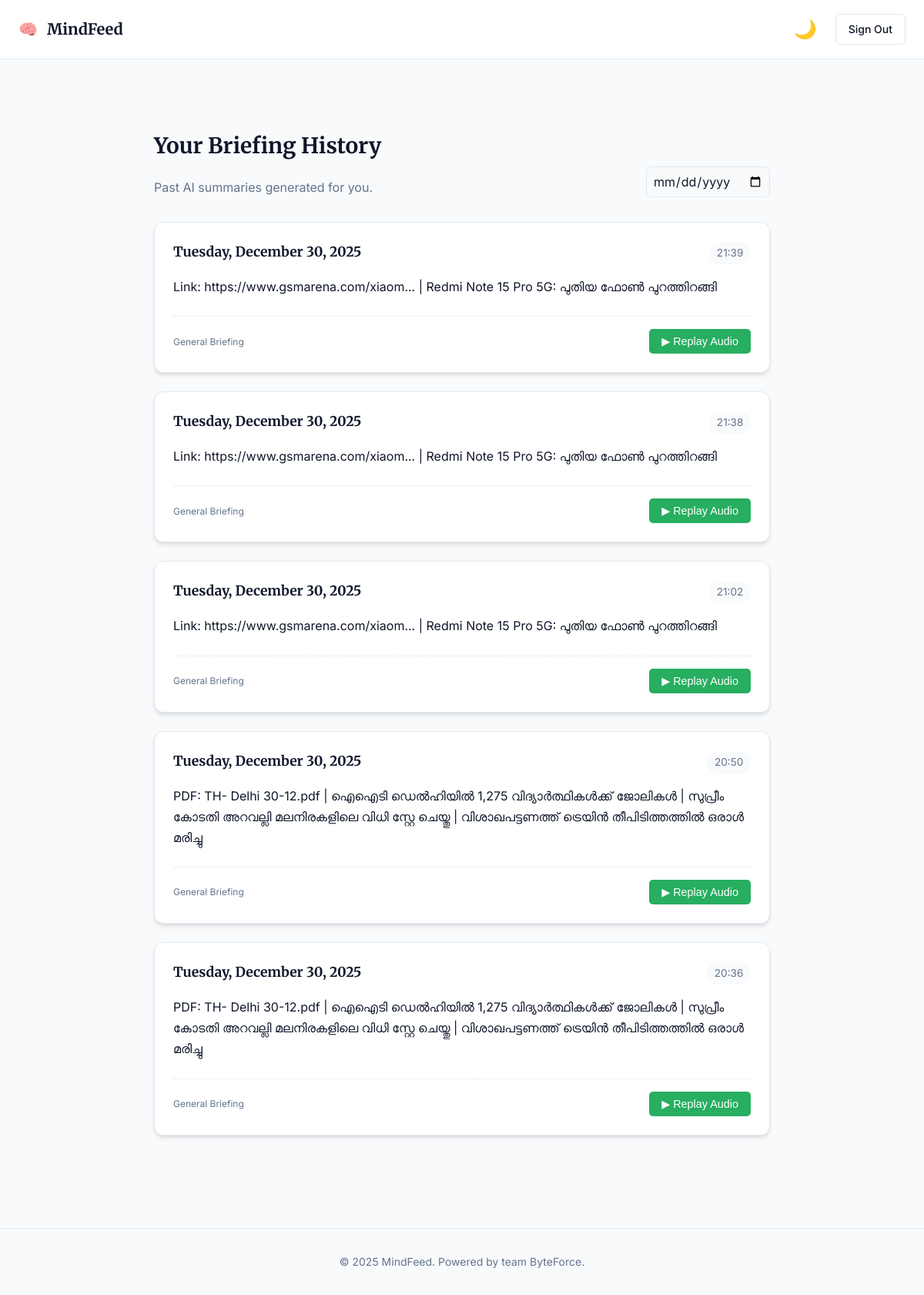
/auth/history (signed in), run on the app's committed database.
### api/models.py (models this page shows)
class History(db.Model):
    __tablename__ = 'history'
    id = db.Column(db.Integer, primary_key=True)
    user_id = db.Column(db.Integer, db.ForeignKey('users.id'), nullable=False)
    summary_date = db.Column(db.Date, default=datetime.utcnow, nullable=False)
    content = db.Column(db.Text, nullable=False)  # The AI generated summary
    meta_data = db.Column(db.JSON) # Snapshot of preferences used for this generation
    created_at = db.Column(db.DateTime, default=datetime.utcnow)

### api/auth/routes.py (the view)
@auth_bp.route('/history')
def history():
    if 'user_id' not in session:
        return redirect(url_for('auth.login'))
    query = History.query.filter_by(user_id=session['user_id'])
    selected_date = request.args.get('date')
    if selected_date:
        try:
            filter_date = datetime.strptime(selected_date, '%Y-%m-%d').date()
            query = query.filter(History.summary_date == filter_date)
        except ValueError:
            pass # Ignore invalid date formats
    user_history = query.order_by(History.created_at.desc()).all()
    return render_template('history.html', history=user_history, selected_date=selected_date)

### api/templates/history.html (shortened to what this page needs)
{% extends 'base.html' %}
{% block content %}
<div class="container" style="max-width: 800px;">
    <header style="margin-bottom: 2rem; display: flex; justify-content: space-between; align-items: flex-end; flex-wrap: wrap; gap: 1rem;">
        <div>
            <h2>Your Briefing History</h2>
            <p style="color: var(--text-muted);">Past AI summaries generated for you.</p>
        </div>
        <form action="{{ url_for('history') }}" method="GET" style="display: flex; gap: 0.5rem; align-items: center;">
            <div style="position: relative;">
                <input type="date" name="date" class="form-control" value="{{ selected_date if selected_date else '' }}"
                    style="padding: 0.5rem; font-family: var(--font-body);" onchange="this.form.submit()">
            </div>
        </form>
    </header>
    {% if history %}
    <div class="history-list">
        {% for item in history %}
        <div class="card" style="margin-bottom: 1.5rem; padding: 1.5rem; transition: transform 0.2s;">
            <div style="display: flex; justify-content: space-between; margin-bottom: 1rem; align-items: baseline;">
                <span style="font-weight: 700; font-family: var(--font-heading); font-size: 1.1rem; color: var(--text-main);">
                    {{ item.summary_date.strftime('%A, %B %d, %Y') }}
                </span>
                <span style="font-size: 0.85rem; color: var(--text-muted); background: var(--bg-body); padding: 0.2rem 0.6rem; border-radius: 20px;">
                    {{ item.created_at.strftime('%H:%M') }}
                </span>
            </div>
            <div class="summary-content" style="white-space: pre-wrap; color: var(--text-main); line-height: 1.7;">{{ item.content }}</div>
            <div style="margin-top: 1.5rem; padding-top: 1rem; border-top: 1px dashed var(--border); display: flex; justify-content: space-between; align-items: center; flex-wrap: wrap; gap: 1rem;">
                <div style="display: flex; gap: 0.5rem; flex-wrap: wrap;">
                    {% if item.meta_data and item.meta_data.topics %}
                        {% for t in item.meta_data.topics %}
                        <span style="font-size: 0.75rem; background: rgba(37, 99, 235, 0.1); color: var(--primary); padding: 0.2rem 0.6rem; border-radius: 4px;">
                            {{ t.id if t.id else t }}
                        </span>
                        {% endfor %}
                    {% else %}
                        <span style="font-size: 0.75rem; color: var(--text-muted);">General Briefing</span>
                    {% endif %}
                </div>
                <button onclick="replayNews('{{ item.id }}')" class="btn-sm" style="background-color: #27ae60; color: white; border: none; padding: 8px 16px; font-size: 0.9rem; cursor: pointer; border-radius: 5px;">
                    ▶ Replay Audio
                </button>
            </div>
        </div>
        {% endfor %}
    </div>
    {% endif %}
</div>
{% endblock %}

### api/templates/base.html (shortened to what this page needs)
<!DOCTYPE html>
<html lang="en" data-theme="light">
<head>
    <link rel="stylesheet" href="{{ url_for('static', filename='css/style.css') }}">
</head>
<body>
    <header class="main-header">
        <div class="header-content">
            <a href="/" class="logo">
                <span class="logo-icon">🧠</span>
                <span class="logo-text">Mind<strong>Feed</strong></span>
            </a>
            <div class="header-actions">
                <button id="theme-toggle" class="icon-btn" aria-label="Toggle Dark Mode">
                    <span>🌙</span>
                </button>
                {% if session.get('user_id') %}
                <a href="{{ url_for('auth.logout') }}" class="btn-sm btn-outline">Sign Out</a>
                {% else %}
                <a href="{{ url_for('auth.login') }}" class="btn-sm">Login</a>
                {% endif %}
            </div>
        </div>
    </header>
    <main class="app-container">
        {% block content %}{% endblock %}
    </main>
    <footer class="main-footer">
        <p>&copy; 2025 MindFeed. Powered by team ByteForce.</p>
    </footer>
</body>
</html>

### api/static/css/style.css (style rules this page uses)
:root { --bg-body: #f8fafc; --bg-card: #ffffff; --bg-header: #ffffff; --text-main: #0f172a; --text-muted: #64748b; --primary: #2563eb; --primary-hover: #1d4ed8; --accent: #0ea5e9; --border: #e2e8f0; --shadow: 0 4px 6px -1px rgba(0, 0, 0, 0.1), 0 2px 4px -1px rgba(0, 0, 0, 0.06); --font-heading: 'Merriweather', serif; --font-body: 'Inter', sans-serif; --max-width: 1200px; }
* { margin: 0; padding: 0; box-sizing: border-box; }
body { font-family: var(--font-body); background-color: var(--bg-body); color: var(--text-main); line-height: 1.6; transition: background-color 0.3s, color 0.3s; min-height: 100vh; display: flex; flex-direction: column; }
.main-header { background-color: var(--bg-header); border-bottom: 1px solid var(--border); padding: 1rem 0; position: sticky; top: 0; z-index: 100; }
.header-content { max-width: var(--max-width); margin: 0 auto; padding: 0 1.5rem; display: flex; justify-content: space-between; align-items: center; }
.logo { text-decoration: none; color: var(--text-main); display: flex; align-items: center; gap: 0.75rem; font-size: 1.25rem; }
.logo-text { font-family: var(--font-heading); font-weight: 700; }
.header-actions { display: flex; align-items: center; gap: 1rem; }
.icon-btn { background: none; border: none; cursor: pointer; font-size: 1.5rem; padding: 0.5rem; border-radius: 50%; transition: background 0.2s; }
.btn-sm { padding: 0.5rem 1rem; border-radius: 6px; font-size: 0.875rem; text-decoration: none; font-weight: 500; transition: all 0.2s; background: var(--primary); color: white; }
.btn-outline { background: transparent; border: 1px solid var(--border); color: var(--text-main); }
.app-container { flex: 1; max-width: var(--max-width); width: 100%; margin: 0 auto; padding: 2rem 1.5rem; display: flex; flex-direction: column; }
.auth-container, .container { max-width: 450px; margin: 4rem auto; width: 100%; }
.card, .glass-card { background: var(--bg-card); border: 1px solid var(--border); border-radius: 12px; padding: 2.5rem; box-shadow: var(--shadow); }
h1, h2, h3 { font-family: var(--font-heading); color: var(--text-main); margin-bottom: 1.5rem; line-height: 1.2; }
h2 { font-size: 1.75rem; text-align: center; }
.form-control { width: 100%; padding: 0.75rem; background: var(--bg-body); border: 1px solid var(--border); border-radius: 8px; color: var(--text-main); font-size: 1rem; font-family: var(--font-body); transition: border-color 0.2s; }
.main-footer { text-align: center; padding: 2rem; color: var(--text-muted); font-size: 0.875rem; border-top: 1px solid var(--border); margin-top: auto; }

### data on the page
History: summary_date "Tuesday, December 30, 2025", created_at "21:39", content "Link: https://www.gsmarena.com/xiaom... | Redmi Note 15 Pro 5G: പുതിയ ഫോൺ പുറത്തിറങ്ങി", shows "General Briefing"
History: summary_date "Tuesday, December 30, 2025", created_at "21:38", content "Link: https://www.gsmarena.com/xiaom... | Redmi Note 15 Pro 5G: പുതിയ ഫോൺ പുറത്തിറങ്ങി", shows "General Briefing"
History: summary_date "Tuesday, December 30, 2025", created_at "21:02", content "Link: https://www.gsmarena.com/xiaom... | Redmi Note 15 Pro 5G: പുതിയ ഫോൺ പുറത്തിറങ്ങി", shows "General Briefing"
History: summary_date "Tuesday, December 30, 2025", created_at "20:50", content "PDF: TH- Delhi 30-12.pdf | ഐഐടി ഡെൽഹിയിൽ 1,275 വിദ്യാർത്ഥികൾക്ക് ജോലികൾ | സുപ്രീം കോടതി അറവല്ലി മലനിരകളിലെ വിധി സ്റ്റേ ചെയ്തു | വിശാഖപട്ടണത്ത് ട്രെയിൻ തീപിടിത്തത്തിൽ ഒരാൾ മരിച്ചു", shows "General Briefing"
History: summary_date "Tuesday, December 30, 2025", created_at "20:36", content "PDF: TH- Delhi 30-12.pdf | ഐഐടി ഡെൽഹിയിൽ 1,275 വിദ്യാർത്ഥികൾക്ക് ജോലികൾ | സുപ്രീം കോടതി അറവല്ലി മലനിരകളിലെ വിധി സ്റ്റേ ചെയ്തു | വിശാഖപട്ടണത്ത് ട്രെയിൻ തീപിടിത്തത്തിൽ ഒരാൾ മരിച്ചു", shows "General Briefing"
